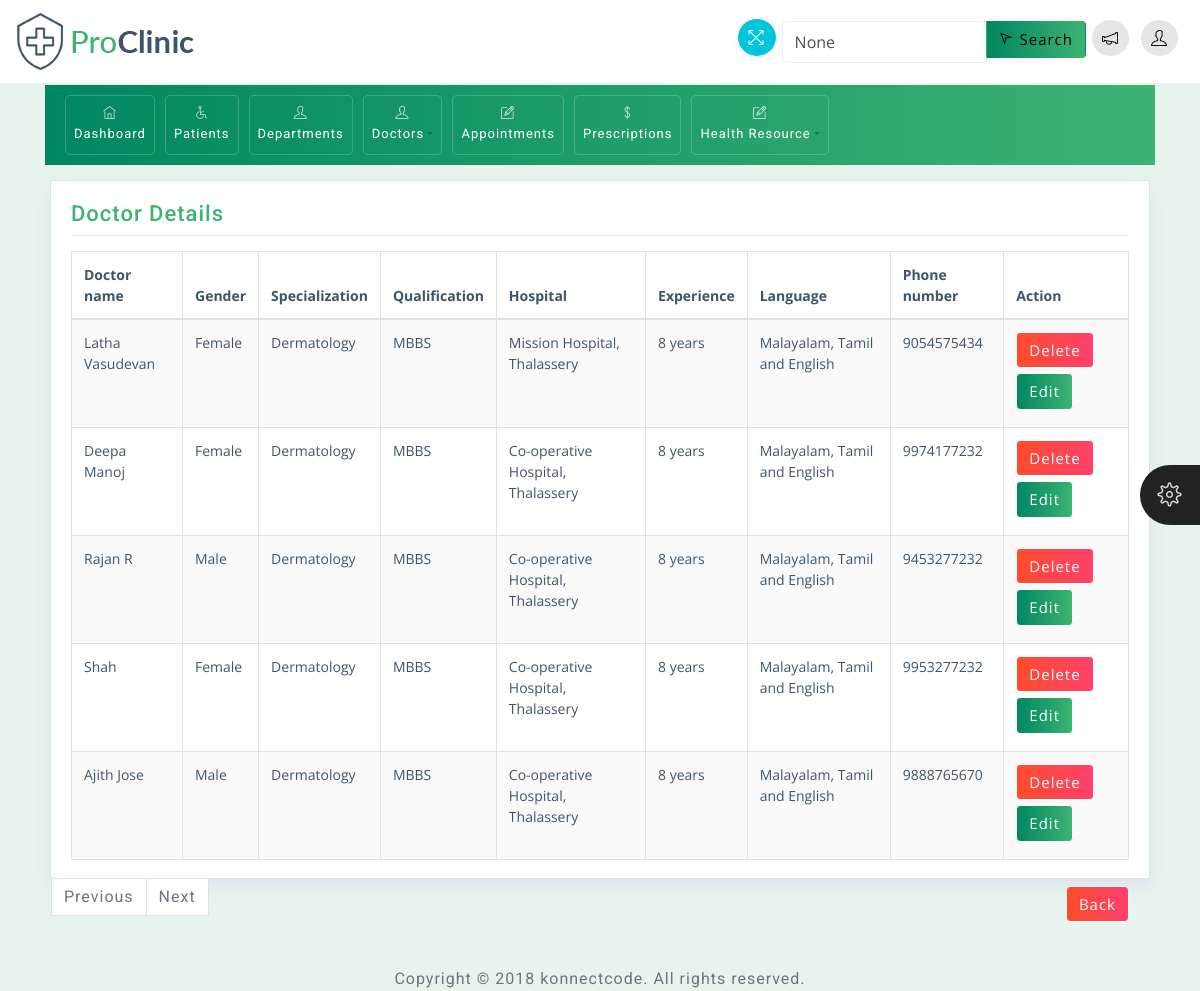
/search-doctors/, run on the app's committed database.
### patient_app/models.py (models this page shows, shortened)
class Doctor(models.Model):
    user = models.OneToOneField(User, on_delete=models.CASCADE, related_name='doctor')
    doctor = models.CharField(max_length=128)
    mobile = models.CharField(max_length=15)
    specialization = models.ForeignKey(Department, on_delete=models.CASCADE)
    image = models.ImageField(upload_to='doctor_images/', blank=True, null=True)
    qualification = models.CharField(max_length=256)
    experience=models.CharField(max_length=256)
    hospital=models.CharField(max_length=256)
    gender=models.CharField(max_length=10)
    language=models.CharField(max_length=10)

class Department(models.Model):
    department=models.CharField(max_length=100)
    def __str__(self):
        return self.department

### patient_app/views.py (the view)
# urls.py: path('search-doctors/', views.search_doctor_from_list_admin, name='search_doctors_admin'),
def search_doctor_from_list_admin(request):
    query = request.GET.get('q', None)
    doctors = Doctor.objects.filter(Q(doctor__icontains=query) | Q(hospital__icontains=query) |Q(language__icontains=query) | Q(gender__icontains=query)) if query else Doctor.objects.all()
    return render(request, 'admin/search_doctors_admin.html', {'doctors': doctors, 'query': query})

### template/admin/search_doctors_admin.html (shortened to what this page needs)
<!DOCTYPE html>
<html>
	{% load static %}
<head>
	<link rel="stylesheet" href="{% static 'css/bootstrap.min.css' %}">
	<link rel="stylesheet" href="{% static 'css/themify-icons.css' %}">
	<link rel="stylesheet" href="{% static 'css/animate.css' %}">
	<link rel="stylesheet" href="{% static 'css/styles.css' %}">
	<link rel="stylesheet" href="{% static 'css/green.css' %}" id="style_theme">
	<link rel="stylesheet" href="{% static 'css/responsive.css' %}">
	<link rel="stylesheet" href="{% static 'charts/css/morris.css' %}">
	<link rel="stylesheet" href="{% static 'css/jquery-jvectormap.css' %}">
	<link rel="stylesheet" href="https://cdn.datatables.net/2.1.0/css/dataTables.dataTables.css">
    <link rel="stylesheet" href="https://cdn.datatables.net/buttons/3.1.0/css/buttons.dataTables.css">
</head>
	<div class="theme-settings" id="switcher">
		<span class="theme-click">
			<span class="ti-settings"></span>
		</span>
	</div>
	<div class="wrapper">
		<div id="content">
			<div class="container top-brand">
				<nav class="navbar navbar-default fixed-top">
					<div class="navbar-header">
						<div class="sidebar-header"> <a href="index.html"><img src="{% static 'images/logo-dark.png' %}" class="logo" alt="logo"></a>
						</div>
					</div>
					<ul class="nav justify-content-end">
						<li class="nav-item">
							<a class="nav-link">
								<span title="Fullscreen" class="ti-fullscreen fullscreen"></span>
							</a>
						</li>
            <li class="nav-item">
                <form method="GET" action="{% url 'search_patients' %}" class="form-inline">
                    <div class="input-group">
                        <input type="text" class="form-control" id="search-term" name="q" placeholder="search for doctor's.." value="{{ query }}">
                        <div class="input-group-append">
                            <button type="submit" class="btn btn-lorvens proclinic-bg">
                                <span class="ti-location-arrow"></span> Search
                            </button>
                        </div>
                    </div>
                </form>
            </li>
						<li class="nav-item">
							<a class="nav-link dropdown-toggle" data-toggle="dropdown" href="#" role="button" aria-haspopup="true"
							 aria-expanded="false">
								<span class="ti-announcement"></span>
							</a>
						</li>
						<li class="nav-item">
							<a class="nav-link dropdown-toggle" data-toggle="dropdown" href="#" role="button" aria-haspopup="true"
							 aria-expanded="false">
								<span class="ti-user"></span>
							</a>
						</li>
					</ul>
				</nav>
			</div>
			<div class="container menu-nav">
				<nav class="navbar navbar-expand-lg proclinic-bg text-white">
					<div class="collapse navbar-collapse" id="navbarSupportedContent">
						<ul class="navbar-nav mr-auto">
							<li class="nav-item">
								<a class="nav-link" href="{% url 'home' %}"><span class="ti-home"></span> Dashboard</a>
							</li>
							<li class="nav-item">
								<a class="nav-link" href="{% url 'pat_details' %}">
									<span class="ti-wheelchair"></span> Patients</a>
							</li>
							<li class="nav-item">
								<a class="nav-link" href="{% url 'add_department' %}"><span class="ti-user"></span> Departments</a>
							</li>
							<li class="nav-item dropdown">
								<a class="nav-link dropdown-toggle" data-toggle="dropdown" href="#" role="button" aria-haspopup="true"
								 aria-expanded="false"><span class="ti-user"></span> Doctors</a>
							</li>
							<li class="nav-item">
								<a class="nav-link" href="{% url 'manage_appointments' %}" role="button"><span class="ti-pencil-alt"></span>Appointments</a>
							</li>
							<li class="nav-item">
								<a class="nav-link" href="{% url 'view_prescriptions' %}"><span class="ti-money"></span> Prescriptions</a>
							</li>
							<li class="nav-item dropdown">
								<a class="nav-link dropdown-toggle" data-toggle="dropdown" href="#" role="button" aria-haspopup="true"
								 aria-expanded="false"><span class="ti-pencil-alt"></span> Health Resource</a>
							</li>
						</ul>
					</div>
				</nav>
			</div>
				<div class="container reduced-margin">
					<div class="col-md-12">
						<div class="widget-area-2 proclinic-box-shadow">
							<h3 class="widget-title">Doctor Details</h3>
							<div id="example" class="table-responsive">
								<table  class="table table-bordered table-striped">
									<thead>
										<tr>
											<th>Doctor name</th>
											<th>Gender</th>
											<th>Specialization</th>
											<th>Qualification</th>
											<th>Hospital</th>
											<th>Experience</th>
											<th>Language</th>
                                            <th>Phone number</th>
                                            <th>Action</th>
										</tr>
									</thead>
									<tbody>
                    {% for doctor in doctors %}
                        <tr>
                    <td>{{ doctor.doctor }}</td>
					<td>{{ doctor.gender }}</td>
                    <td>{{ doctor.specialization }}</td>
                    <td>{{ doctor.qualification }}</td>
					<td>{{ doctor.hospital }}</td>
					<td>{{ doctor.experience }}</td>
					<td>{{ doctor.language }}</td>
                    <td>{{ doctor.mobile }}</td>
                            <td><a href="{% url 'delete_doctor' doctor.id %}" class="btn btn-danger">Delete</a>
							<a href="{% url 'edit_doctor_admin' doctor.id %}" class="btn btn-primary">Edit</a></td>
						</tr>
                    {% endfor %}
									</tbody>
								</table>
																</div>
							  <a href="{% url 'doctor_details' %}" class="btn btn-danger" style="float: right; margin-top: 10px;">Back</a>
                            </div>							        <nav aria-label="Page navigation example">
            <ul class="pagination">
                {% if details.has_previous %}
                    <li class="page-item"><a class="page-link" href="?page={{ details.previous_page_number }}">Previous</a></li>
                {% else %}
                    <li class="page-item disabled"><span class="page-link">Previous</span></li>
                {% endif %}
                {% if details.has_next %}
                    <li class="page-item"><a class="page-link" href="?page={{ details.next_page_number }}">Next</a></li>
                {% else %}
                    <li class="page-item disabled"><span class="page-link">Next</span></li>
                {% endif %}
            </ul>
        </nav>
							</div>
						</div>
					</div>
				</div>
			<div class="container">
				<div class="d-sm-flex justify-content-center">
				  <span class="text-muted text-center d-block d-sm-inline-block">Copyright © 2018 <a href="http://www.konnectplugins.com/" target="_blank">konnectcode</a>. All rights reserved.</span>
				</div>
			</div>
</body>
</html>

### static/css/styles.css (style rules this page uses)
h1, h2, h3, h4, h5, h6, span, .menu-nav { font-family: 'Roboto', sans-serif; letter-spacing: 1px; }
a, a:hover, a:focus { color: inherit; text-decoration: none; transition: all 0.3s; }
.navbar { padding: 10px 15px; background: #fff; border: none; border-radius: 0; }
.table td, .table th { padding: .75rem; }
#content { padding-top: 5px; padding-bottom: 15px; transition: all 0.3s; width: 100%; }
.text-muted { color: #6c757d!important; padding-top: 20px; }
.proclinic-box-shadow { border-radius: 0; border: 0; -webkit-box-shadow: 0 0 0 1px #dce3ec, 0 8px 16px 0 #dce3ec; box-shadow: 0 0 0 1px #dce3ec, 0 8px 16px 0 #dce3ec; background: #fff; margin-top: 20px; }
div[class*="col-"] { padding-right: 6px; padding-left: 6px; }
.table-striped tbody tr:nth-of-type(odd) { background-color: rgba(61,79,90,.03); }
table.table tbody td, table.table thead th { font-size: 14px; }
#switcher { position: fixed; bottom: 45%; right: -130px; width: 130px; background-color: #404040; color: #ffffff; z-index: 9999; font-size: 15px; padding-bottom: 20px; -webkit-transition: all 0.6s ease; transition: all 0.6s ease; height: 80px; }
#switcher .theme-click { display: block; position: absolute; padding: 8px; width: 60px; height: 60px; line-height: 48px; color: #ffffff; font-size: 24px; background-color: #222; text-align: center; left: -60px; top: 0; cursor: pointer; z-index: 2; border-radius: 30px 0 0 30px; }
#switcher .theme-click .ti-settings { color: #ddd; }
.menu-nav .navbar-nav .nav-item { font-size: 13px; padding: 2px 0px; border: 1px solid rgba(255,255,255,.2); margin: 0 5px; border-radius: 5px; }
.menu-nav .dropdown-toggle::after { color: rgba(0,0,0,.3); }
.menu-nav [class^="ti-"], .menu-nav [class*=" ti-"] { color: rgba(255,255,255,.8); }
.navbar-default .dropdown-toggle::after { display: none; }
.navbar-default .ti-announcement, .navbar-default .ti-user, .navbar-default .ti-search { padding: 10px; border-radius: 50%; color: #000; }
.navbar-default .ti-user, .navbar-default .ti-announcement, .navbar-default .ti-search { background: rgba(0,0,0,.1); }
.top-brand .nav-link { padding: 6px; cursor: pointer; }
.navbar .nav .nav-item:last-child .nav-link { padding-right: 7px; }
.fullscreen { padding: 10px; font-size: 17px; cursor: pointer; background: #00c5dc; color: #fff; border-radius: 50%; margin-left: 10px; }
.widget-area-2 { background: #fff; margin-top: 1rem; padding: 20px; padding-bottom: 2px; border-radius: 2px; }
.widget-title { font-size: 22px; padding-bottom: .5rem; margin-bottom: 15px; border-bottom: 1px solid #eeeeee; }
.btn { margin-bottom: 5px; font-size: 15px; letter-spacing: 1px; }
.btn-danger { background: #FF416C; background: -webkit-linear-gradient(to right, #FF4B2B, #FF416C); background: linear-gradient(to right, #FF4B2B, #FF416C); border-color: #fff; }
.form-control { border-color: #E7F3ED; }
input.form-control { padding: .5rem .75rem; }
.pagination .page-item:first-child .page-link, .pagination .page-item:last-child .page-link { border-radius: 0px; }

### static/css/green.css (style rules this page uses)
.proclinic-bg { background: #3CB371; background: -webkit-linear-gradient(to right, #008761, #3CB371); background: linear-gradient(to right, #008761, #3CB371); }
.pagination .page-link { color: #3CB371; }
.btn-primary { background: #3CB371; background: -webkit-linear-gradient(to right, #008761, #3CB371); background: linear-gradient(to right, #008761, #3CB371); border-color: #ffffff; }
.widget-title { color: #3CB371; }

### static/css/responsive.css (style rules this page uses)
@media (min-width: 992px) and (max-width: 1200px) { .menu-nav [class^="ti-"], .menu-nav [class*=" ti-"] { display: block; margin-bottom: 5px; text-align: center; } }

### template/admin/search_doctors_admin.html (style rules this page uses)
.reduced-margin { margin-top: 5px; }
.navbar.fixed-top { position: fixed; top: 0; width: 100%; z-index: 1000; }
#content { margin-top: 80px; }

### data on the page
Doctor: doctor "Latha Vasudevan", gender "Female", specialization "Dermatology", qualification "MBBS", hospital "Mission Hospital, Thalassery", experience "8 years", language "Malayalam, Tamil and English", mobile "9054575434"
Doctor: doctor "Deepa Manoj", gender "Female", specialization "Dermatology", qualification "MBBS", hospital "Co-operative Hospital, Thalassery", experience "8 years", language "Malayalam, Tamil and English", mobile "9974177232"
Doctor: doctor "Rajan R", gender "Male", specialization "Dermatology", qualification "MBBS", hospital "Co-operative Hospital, Thalassery", experience "8 years", language "Malayalam, Tamil and English", mobile "9453277232"
Doctor: doctor "Shah", gender "Female", specialization "Dermatology", qualification "MBBS", hospital "Co-operative Hospital, Thalassery", experience "8 years", language "Malayalam, Tamil and English", mobile "9953277232"
Doctor: doctor "Ajith Jose", gender "Male", specialization "Dermatology", qualification "MBBS", hospital "Co-operative Hospital, Thalassery", experience "8 years", language "Malayalam, Tamil and English", mobile "9888765670"
